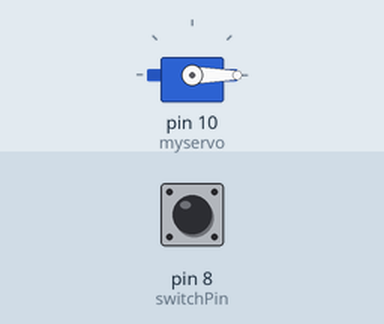
Bench run of a sketch on a simulated Arduino Uno, built with avr-gcc and run on an emulated ATmega328P. Parts: servo. The inputs (shaded band) are chosen by the test bench; at power-on: pin 8 (switchPin) LOW.

Above: at 1.2 s.
1.3 s: pin 8 (switchPin) pulled HIGH for 0.15 s
At 2.5 s:
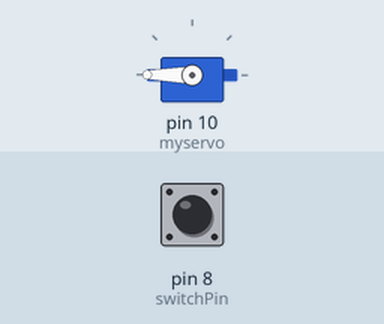
Timing chart, 0 to 4.3 s (numbered marks = the images above; inputs shaded):
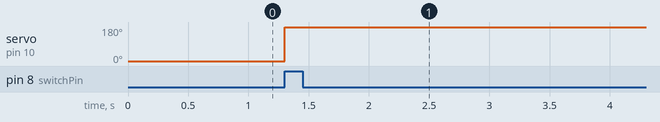

Measured:
- after the input at 1.3 s, servo on pin 10 (myservo): 0° → 180° at once

The sketch:

switchStateChangeServoCode.ino
```cpp
#include <Servo.h>
const int switchPin = 8;

int switchVal = 0;
int prevSwitchVal = 0;

Servo myservo;

void setup() {
  // put your setup code here, to run once:
  pinMode(switchPin, INPUT);
  myservo.attach(10);
  myservo.write(0);

}

void loop() {
  switchVal = digitalRead(switchPin);

  if (switchVal != prevSwitchVal){
    if (switchVal == HIGH){
      myservo.write(180);
    }
  }

  prevSwitchVal = switchVal;
}
```
